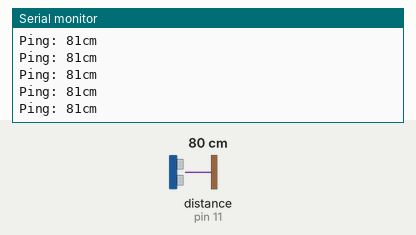
Bench run of a sketch on a simulated Arduino Uno, built with avr-gcc and run on an emulated ATmega328P. Parts: the last lines printed to the serial monitor. The test bench sets the inputs (shaded band); at power-on: distance to the obstacle (sensor on pin 11) 80 cm. The echo pulse lasts 58.3 µs per cm.

Above: at 1.2 s.
1.3 s: distance to the obstacle (sensor on pin 11) set to 2 cm
At 1.34 s:
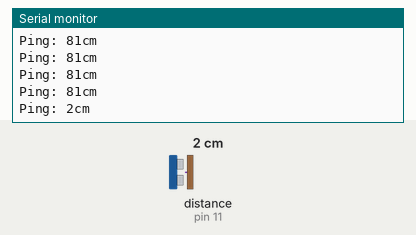
2.8 s: distance to the obstacle (sensor on pin 11) set to 4 cm
At 2.82 s:
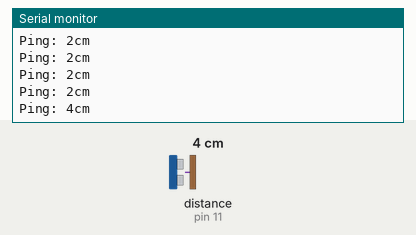
4.3 s: distance to the obstacle (sensor on pin 11) set to 250 cm
At 4.35 s:
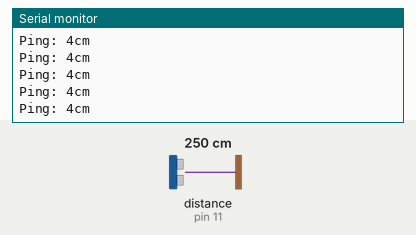
Timing chart, 0 to 7.3 s (numbered marks = the images above; inputs shaded):
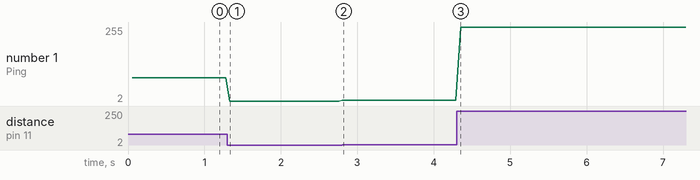

Measured:
- after the input at 1.3 s, the serial monitor: prints a new line at once (image 1)
- after the input at 2.8 s, the serial monitor: prints a new line at once (image 2)
- plotted number 1: 81 → 2 after the input at 1.3 s, 2 → 4 after the input at 2.8 s, 4 → 255 after the input at 4.3 s

The sketch:

simple_serial.ino
```cpp
// ---------------------------------------------------------------------------
// Example NewPing library sketch that does a ping about 20 times per second.
// ---------------------------------------------------------------------------

#include <NewPing.h>

#define TRIGGER_PIN  12  // Arduino pin tied to trigger pin on the ultrasonic sensor.
#define ECHO_PIN     11  // Arduino pin tied to echo pin on the ultrasonic sensor.
#define MAX_DISTANCE 800 // Maximum distance we want to ping for (in centimeters). Maximum sensor distance is rated at 400-500cm.

NewPing sonar(TRIGGER_PIN, ECHO_PIN, MAX_DISTANCE); // NewPing setup of pins and maximum distance.

void setup() {
  Serial.begin(115200); // Open serial monitor at 115200 baud to see ping results.
}

void loop() {
  delay(50);                      // Wait 50ms between pings (about 20 pings/sec). 29ms should be the shortest delay between pings.
  unsigned int uS = sonar.ping(); // Send ping, get ping time in microseconds (uS).
  Serial.print("Ping: ");
  Serial.print(uS / US_ROUNDTRIP_CM); // Convert ping time to distance and print result (0 = outside set distance range, no ping echo)
  Serial.println("cm");
}
```
